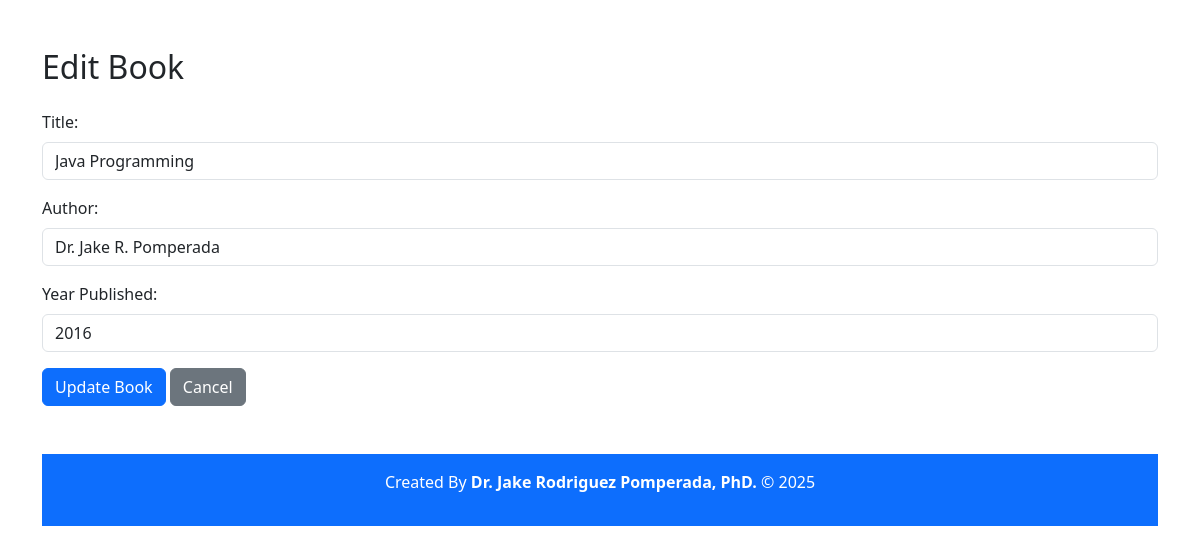
The page /edit.php?id=3 on the database its author committed.
### tables this page shows
CREATE TABLE `books` (
  `id` int(11) NOT NULL,
  `title` varchar(255) NOT NULL,
  `author` varchar(255) NOT NULL,
  `published_year` int(11) NOT NULL
);

### database.php (called while the page is built, shortened)
<?php
class Database
{
    private $host = "localhost";
    private $dbname = "library_db";
    private $username = "root";
    private $password = "";
    public function __construct()
    {
        try {
            $this->conn = new PDO("mysql:host=$this->host;dbname=$this->dbname",
                $this->username, $this->password);
        } catch (PDOException $e) {
            die("Connection failed: " . $e->getMessage());
        }
    }
}

### book.php (called while the page is built, shortened)
<?php
require_once "Database.php";
class Book
{
    private $db;
    public function __construct()
    {
        $this->db = new Database();
    }
    public function getBookById($id)
    {
        $stmt = $this->db->conn->prepare("SELECT * FROM books WHERE id = ?");
        $stmt->execute([$id]);
        return $stmt->fetch(PDO::FETCH_ASSOC);
    }
}

### edit.php (the view, shortened to what this page needs)
<?php
require_once "Book.php";
$book = new Book();
$id = $_GET['id'];
$bookDetails = $book->getBookById($id);
?>
<!DOCTYPE html>
<html lang="en">
<head>
    <link rel="stylesheet" href="https://cdn.jsdelivr.net/npm/bootstrap@5.3.0/dist/css/bootstrap.min.css">
</head>
<body class="container mt-5">
<h2 class="mb-4">Edit Book</h2>
<form method="POST">
    <div class="mb-3">
        <label class="form-label">Title:</label>
        <input type="text" name="title" class="form-control" value="<?= htmlspecialchars($bookDetails['title']) ?>" required>
    </div>
    <div class="mb-3">
        <label class="form-label">Author:</label>
        <input type="text" name="author" class="form-control" value="<?= htmlspecialchars($bookDetails['author']) ?>" required>
    </div>
    <div class="mb-3">
        <label class="form-label">Year Published:</label>
        <input type="number" name="year" class="form-control" value="<?= htmlspecialchars($bookDetails['published_year']) ?>" required>
    </div>
    <button type="submit" class="btn btn-primary">Update Book</button>
    <a href="index.php" class="btn btn-secondary">Cancel</a>
</form>
<footer class="text-center p-3 bg-primary text-white mt-5">
    <p>Created By <strong>Dr. Jake Rodriguez Pomperada, PhD.</strong> &copy; 2025</p>
</footer>
</body>
</html>

### rows shown on the page
books: title "Java Programming", author "Dr. Jake R. Pomperada", year "2016"
